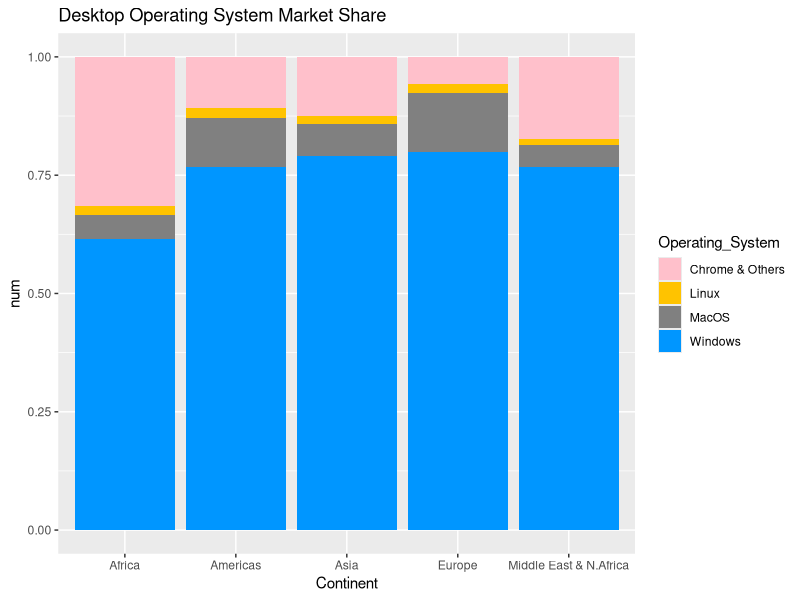

The R source for this figure:
library(ggplot2)
library(ggplot2)

# create a dataset
Continent <- c(rep("Americas" , 4) , rep("Europe" , 4) , rep("Middle East & N.Africa" , 4) , rep("Africa" , 4), rep("Asia",4) )
Operating_System <- rep(c("Windows" ,"MacOS", "Linux" , "Chrome & Others") , 5)
#using mean % of all values in a column per continent
num <- c(76.75,10.375,2,10.875,80,12.333,2,5.67,76.75,4.625,1.25,17.375,61.5,5,2,31.5,79.067,6.733,1.667,12.533)
data <- data.frame(Continent,Operating_System,num)

# Stacked + percent
p1 <- ggplot(data, aes(fill=Operating_System, y=num, x=Continent)) + 
  geom_bar(position="fill", stat="identity")+
  labs(
    title = "Desktop Operating System Market Share")+
  scale_fill_manual(values=c("#FFC0CB",
                             "#FFC300",
                             "#808080",
                             "#0096FF"))
